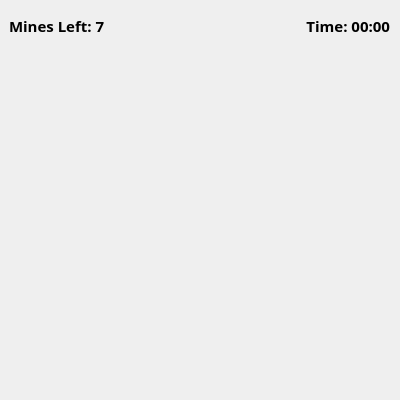
<?xml version="1.0" encoding="UTF-8"?>
<ui version="4.0">
 <class>PlayWindow</class>
 <widget class="QDialog" name="PlayWindow">
  <property name="geometry">
   <rect>
    <x>0</x>
    <y>0</y>
    <width>400</width>
    <height>400</height>
   </rect>
  </property>
  <property name="windowTitle">
   <string>Minesweeper - Game</string>
  </property>
  <widget class="QWidget" name="gridLayoutWidget">
   <property name="geometry">
    <rect>
     <x>9</x>
     <y>49</y>
     <width>381</width>
     <height>341</height>
    </rect>
   </property>
   <layout class="QGridLayout" name="gridLayout">
    <property name="sizeConstraint">
     <enum>QLayout::SetMinAndMaxSize</enum>
    </property>
   </layout>
  </widget>
  <widget class="QWidget" name="gridLayoutWidget_2">
   <property name="geometry">
    <rect>
     <x>9</x>
     <y>10</y>
     <width>381</width>
     <height>31</height>
    </rect>
   </property>
   <layout class="QGridLayout" name="gridLayoutHeader">
    <property name="sizeConstraint">
     <enum>QLayout::SetMinAndMaxSize</enum>
    </property>
    <item row="0" column="1">
     <widget class="QLabel" name="labelTime">
      <property name="font">
       <font>
        <family>MV Boli</family>
        <pointsize>11</pointsize>
        <weight>75</weight>
        <bold>true</bold>
       </font>
      </property>
      <property name="text">
       <string>Time: 00:00</string>
      </property>
      <property name="alignment">
       <set>Qt::AlignRight|Qt::AlignTrailing|Qt::AlignVCenter</set>
      </property>
     </widget>
    </item>
    <item row="0" column="0">
     <widget class="QLabel" name="labelMinesLeft">
      <property name="font">
       <font>
        <family>MV Boli</family>
        <pointsize>11</pointsize>
        <weight>75</weight>
        <bold>true</bold>
       </font>
      </property>
      <property name="text">
       <string>Mines Left: 7</string>
      </property>
     </widget>
    </item>
   </layout>
  </widget>
 </widget>
 <resources/>
 <connections/>
</ui>
